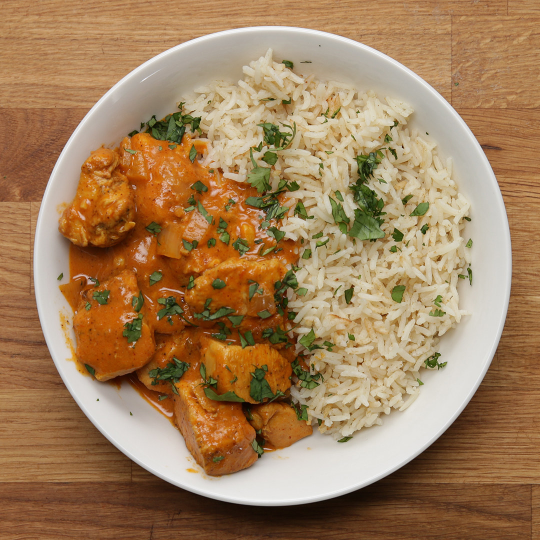
#> input picture data/test_dish.jpg, 1080 x 1080 px (shown at 1/2 size)
$ python -i utils.py   (imports and definitions only)
#> lines starting #> are read from the running program, lines starting #| are printed output that depends on the picture
import os
import cv2 as cv
import numpy as np

from skimage.feature import local_binary_pattern
from sklearn.cluster import AgglomerativeClustering


# [97 lines left out: functions color_agglomerative_clustering, get_dominant_colors, dominant_color_histogram, get_color_histogram, get_color_histograms, not called in this run]


def multi_radius_lbp(image, radii, points_per_radius):
    """
    Compute the concatenated LBP histograms for multiple radii.
    """
    histograms = []

    for radius, n_points in zip(radii, points_per_radius):
        lbp_img = local_binary_pattern(cv.cvtColor(image, cv.COLOR_BGR2GRAY), n_points, radius, method="uniform")

        # Given the "uniform" method and n_points, the maximum number of unique patterns is: n_points*(n_points-1)+3
        max_bins = n_points*(n_points-1) + 3
        lbp_hist, _ = np.histogram(lbp_img.ravel(), bins=max_bins, range=(0, max_bins))

        histograms.append(lbp_hist)

    return np.concatenate(histograms)


def get_lbp_histogram(image, radii=[1,2,3], points_per_radius=[8,16,24], vector_size=256):
    """
    Compute the Local Binary Pattern (LBP) histogram of an image with multiple radii.

    Args:
        image (ndarray):
            Input image data.
        radii (list of int, optional):
            List of radii to be used for LBP computation (default: [1,2,3]).
        points_per_radius (list of int, optional):
            Number of points to be considered per radius in LBP computation.
            (default: [8,16,24]).
        vector_size (int, optional):
            Size of the LBP histogram vector (defaults to 256).

    Returns:
        ndarray:
            Histogram of LBP values.
    """
    # Compute Multi radious LBP for the given image.
    lbp_image = multi_radius_lbp(image, radii, points_per_radius)

    # Compute LBP histogram.
    lbp_histogram = np.histogram(lbp_image.ravel(), bins=vector_size, range=(0, vector_size))[0]

    return lbp_histogram


# [40 lines left out: functions get_lbp_histograms, extract_features, not called in this run]

>>> import cv2
>>> picture = cv2.imread('../../data/test_dish.jpg')
#> picture is the input picture: shape (1080, 1080, 3); mean B, G, R 91.2, 128, 162.1
>>> result = get_lbp_histogram(picture)
#> the loop in multi_radius_lbp, `for radius, n_points in zip(radii, points_per_radius):` made 3 passes
#> pass 1, in multi_radius_lbp, `lbp_img = local_binary_pattern(cv.cvtColor(image, cv.COLOR_BGR2GRAY), ..`:
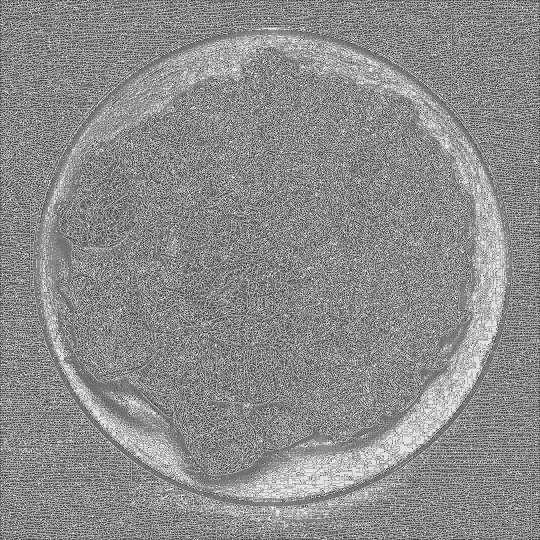
#> lbp_img: shape (1080, 1080) float64 (shown at 1/2 size); min 0, max 9, mean 4.94; drawn with min black and max white
#> pass 2, in multi_radius_lbp, `lbp_img = local_binary_pattern(cv.cvtColor(image, cv.COLOR_BGR2GRAY), ..`:
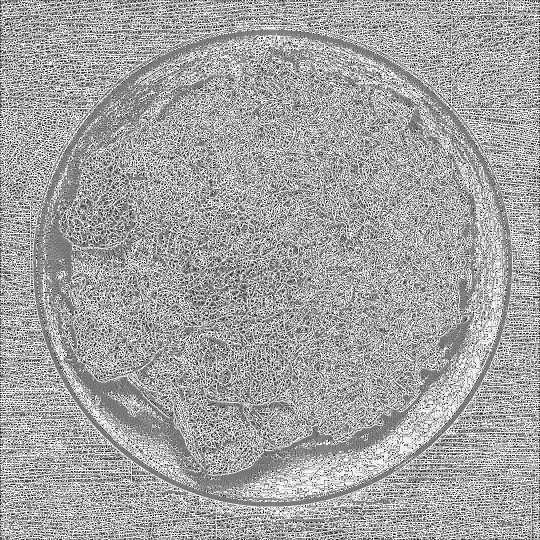
#> lbp_img: shape (1080, 1080) float64 (shown at 1/2 size); min 0, max 17, mean 10.91; drawn with min black and max white
#> pass 3, in multi_radius_lbp, `lbp_img = local_binary_pattern(cv.cvtColor(image, cv.COLOR_BGR2GRAY), ..`:
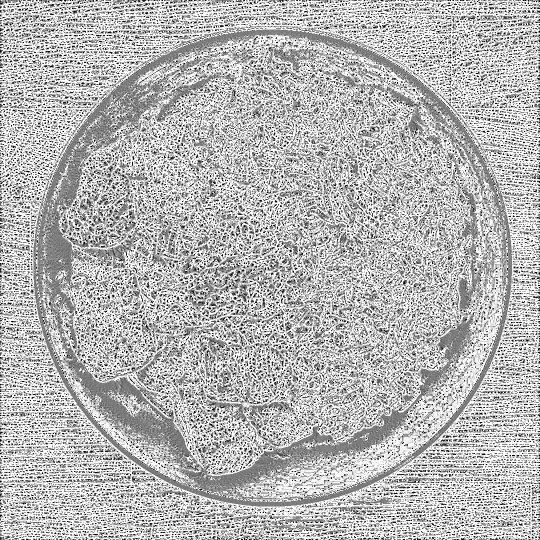
#> lbp_img: shape (1080, 1080) float64 (shown at 1/2 size); min 0, max 25, mean 17.9; drawn with min black and max white
#> after the loop in multi_radius_lbp, `for radius, n_points in zip(radii, points_per_radius):`: histograms = 3 items
#> in get_lbp_histogram, `lbp_image = multi_radius_lbp(image, radii, points_per_radius)`: lbp_image = 857 values, max 498770 at index 327, min 0 at index 10, mean 4083.1
#> in get_lbp_histogram, `lbp_histogram = np.histogram(lbp_image.ravel(), bins=vector_size, rang..`: lbp_histogram = 256 values, max 803 at index 0, min 0 at index 1, mean 3.14
#> result has the same summary as lbp_histogram in get_lbp_histogram
